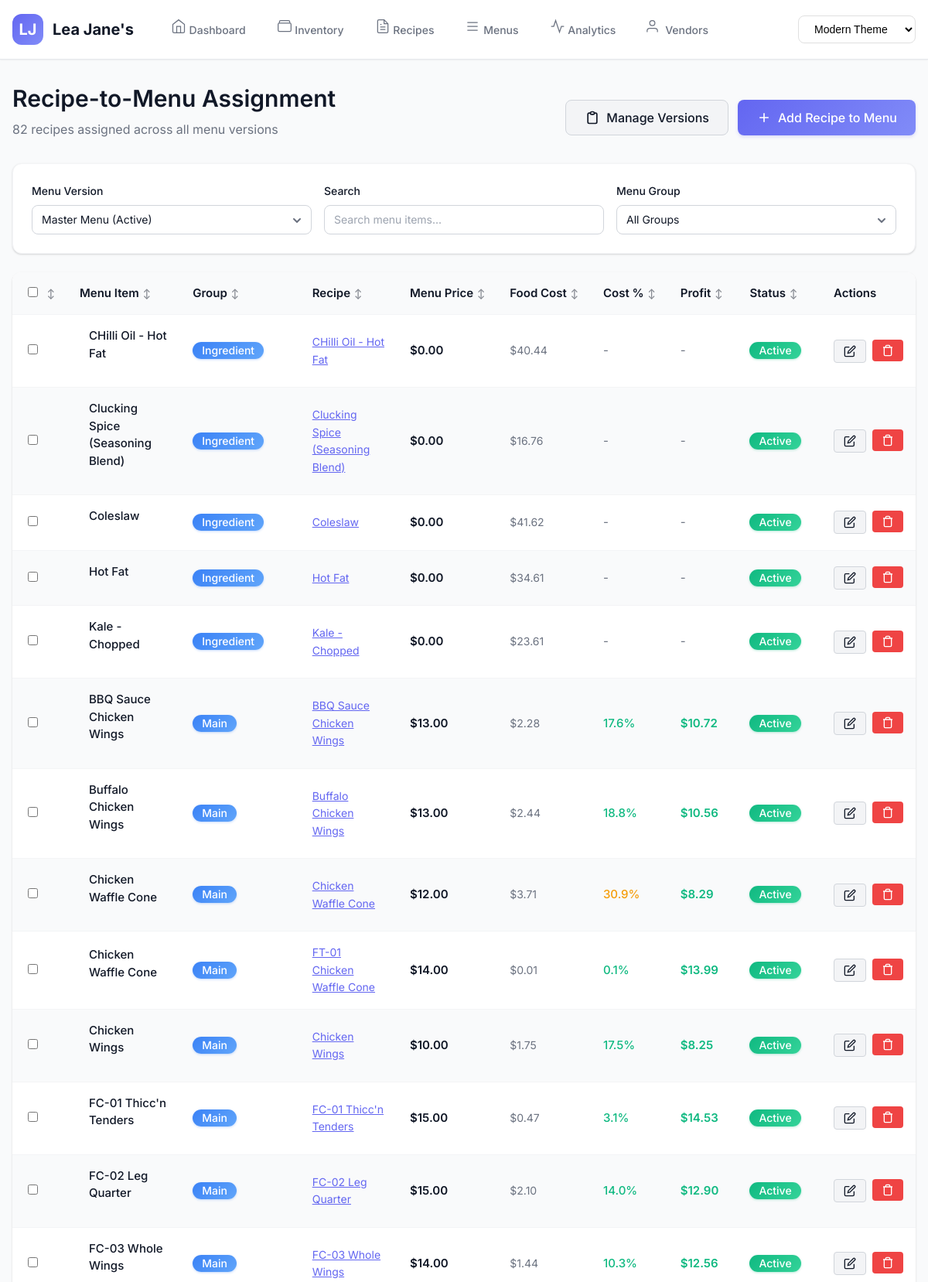
The app's page /menu_items_old_deprecated (upper part) with its own data.
### tables this page shows
CREATE TABLE "menu_items_actual" (
    menu_item_id INTEGER PRIMARY KEY AUTOINCREMENT,
    item_name TEXT NOT NULL,
    recipe_id INTEGER NOT NULL, -- REMOVED UNIQUE constraint
    
    -- Menu Organization
    menu_category TEXT NOT NULL,
    menu_subcategory TEXT,
    description TEXT,
    
    -- Customer-Facing Information
    allergen_warnings TEXT,
    dietary_tags TEXT,
    
    -- Pricing & Availability
    current_price REAL,
    is_available BOOLEAN DEFAULT TRUE,
    sort_order INTEGER DEFAULT 0,
    
    -- Audit
    created_at TIMESTAMP DEFAULT CURRENT_TIMESTAMP,
    updated_at TIMESTAMP DEFAULT CURRENT_TIMESTAMP,
    migrated_from_old_id INTEGER,
    version_id INTEGER DEFAULT 1,
    
    FOREIGN KEY (recipe_id) REFERENCES recipes_actual(recipe_id) ON DELETE RESTRICT
);

CREATE TABLE "recipes_actual" (
    recipe_id INTEGER PRIMARY KEY AUTOINCREMENT,
    recipe_name TEXT NOT NULL UNIQUE,
    
    -- Toast POS Classification (from XtraChef exports)
    recipe_type TEXT NOT NULL CHECK (recipe_type IN ('Recipe', 'PrepRecipe')),
    recipe_group TEXT NOT NULL, -- Main, Sides, Sauces, Ingredient
    status TEXT DEFAULT 'Draft' CHECK (status IN ('Draft', 'Complete', 'Active', 'Retired')),
    
    -- PDF Recipe Header Information
    serving_size REAL,
    serving_unit TEXT,
    prep_time_minutes INTEGER,
    cook_time_minutes INTEGER,
    station TEXT,
    
    -- Yield Information (for prep recipes only)
    batch_yield REAL, -- 10 lb, 50 portions, 4 gallons
    batch_yield_unit TEXT,
    portions_per_batch INTEGER,
    
    -- Cost Information (calculated, not input)
    food_cost REAL DEFAULT 0,
    labor_cost REAL DEFAULT 0,
    
    -- Menu Pricing (only for final recipes, NULL for prep recipes)
    menu_price REAL,
    target_food_cost_percent REAL DEFAULT 30,
    
    -- Additional Recipe Information
    instructions TEXT,
    notes TEXT,
    allergen_info TEXT,
    shelf_life_hours INTEGER,
    
    -- Audit Trail
    created_at TIMESTAMP DEFAULT CURRENT_TIMESTAMP,
    updated_at TIMESTAMP DEFAULT CURRENT_TIMESTAMP,
    last_cost_calculation TIMESTAMP,
    migrated_from_old_id INTEGER -- tracks original recipe ID
);

### app.py (the view)
@app.route('/menu_items_old_deprecated')
def menu_old():
    with get_db() as conn:
        menu_versions = conn.execute('''
            SELECT * FROM menu_versions ORDER BY id
        ''').fetchall()
        version_id = request.args.get('version_id', type=int)
        if not version_id:
            active_version = conn.execute('''
                SELECT id FROM menu_versions WHERE is_active = 1 LIMIT 1
            ''').fetchone()
            version_id = active_version['id'] if active_version else 1
        menu_items = conn.execute('''
            SELECT m.*, r.recipe_name, r.food_cost, r.recipe_group
            FROM menu_items m
            LEFT JOIN recipes r ON m.recipe_id = r.id
            WHERE m.version_id = ?
            ORDER BY m.menu_group, m.item_name
        ''', (version_id,)).fetchall()
    theme = get_theme()
    return render_template(f'menu_{theme}.html',
                         menu_items=menu_items,
                         menu_versions=menu_versions,
                         current_version_id=version_id)

### app.py (called while the page is built)
def get_db():
    conn = sqlite3.connect(DATABASE)
    conn.row_factory = sqlite3.Row
    return conn

def get_theme():
    theme = request.args.get('theme') or request.cookies.get('theme', 'modern')
    return theme if theme in ['modern', 'neo', 'fam'] else 'modern'

### templates/menu_modern.html (shortened to what this page needs)
{% extends "base_modern.html" %}
{% block content %}
<div class="animate-fade-in">
    <div class="flex flex-col gap-4 mb-6">
        <div class="flex items-center justify-between">
            <div>
                <h1 class="text-3xl font-semibold mb-2">Recipe-to-Menu Assignment</h1>
                <p class="text-secondary">{{ menu_items|length }} recipes assigned across all menu versions</p>
            </div>
            <div class="flex gap-3">
                <a href="/menu_items/versions" class="btn btn-secondary">
                    <svg width="20" height="20" viewBox="0 0 24 24" fill="none" stroke="currentColor" stroke-width="2">
                        <path d="M9 5H7a2 2 0 00-2 2v12a2 2 0 002 2h10a2 2 0 002-2V7a2 2 0 00-2-2h-2M9 5a2 2 0 002 2h2a2 2 0 002-2M9 5a2 2 0 012-2h2a2 2 0 012 2"/>
                    </svg>
                    Manage Versions
                </a>
                <a href="/menu_items/items/add" class="btn btn-primary">
                    <svg width="20" height="20" viewBox="0 0 24 24" fill="none" stroke="currentColor" stroke-width="2">
                        <path d="M12 5v14m-7-7h14"/>
                    </svg>
                    Add Recipe to Menu
                </a>
            </div>
        </div>
        <div class="card">
            <div class="card-body">
                <div class="grid grid-cols-1 grid-cols-3 gap-4">
                    <div class="form-group m-0">
                        <label class="form-label text-sm">Menu Version</label>
                        <select class="form-control" id="versionSelect" onchange="changeVersion()">
                            {% for version in menu_versions %}
                            <option value="{{ version.id }}" {% if version.id == current_version_id %}selected{% endif %}>
                                {{ version.version_name }}
                                {% if version.is_active %}(Active){% endif %}
                            </option>
                            {% endfor %}
                        </select>
                    </div>
                    <div class="form-group m-0">
                        <label class="form-label text-sm">Search</label>
                        <input type="text"
                               class="form-control"
                               id="searchInput"
                               placeholder="Search menu items..."
                               onkeyup="filterMenu()">
                    </div>
                    <div class="form-group m-0">
                        <label class="form-label text-sm">Menu Group</label>
                        <select class="form-control" id="groupFilter" onchange="filterMenu()">
                            <option value="">All Groups</option>
                            {% set groups = [] %}
                        </select>
                    </div>
                </div>
            </div>
        </div>
    </div>
    <div class="table-container">
        <table class="table table-striped" id="menuTable">
            <thead>
                <tr>
                    <th class="checkbox-column">
                        <input type="checkbox" id="selectAll" onchange="toggleSelectAll()">
                    </th>
                    <th>Menu Item</th>
                    <th>Group</th>
                    <th>Recipe</th>
                    <th>Menu Price</th>
                    <th>Food Cost</th>
                    <th>Cost %</th>
                    <th>Profit</th>
                    <th>Status</th>
                    <th>Actions</th>
                </tr>
            </thead>
            <tbody>
                {% for item in menu_items %}
                <tr data-name="{{ item.item_name|lower }}"
                    data-group="{{ item.menu_group|lower }}"
                    data-recipe="{{ item.recipe_name|lower }}"
                    data-item-id="{{ item.id }}">
                    <td class="checkbox-column">
                        <input type="checkbox" class="item-checkbox" value="{{ item.id }}" onchange="updateSelection()">
                    </td>
                    <td>
                        <div class="flex items-center gap-3">
                            <div>
                                <p class="font-medium">{{ item.item_name }}</p>
                            </div>
                        </div>
                    </td>
                    <td>
                        <span class="badge badge-info">{{ item.menu_group or '-' }}</span>
                    </td>
                    <td>
                        {% if item.recipe_name %}
                        <a href="/recipes/{{ item.recipe_id }}" class="text-primary text-sm">
                            {{ item.recipe_name }}
                        </a>
                        {% else %}
                        <span class="text-secondary text-sm">No recipe</span>
                        {% endif %}
                    </td>
                    <td>
                        <span class="font-semibold">${{ "%.2f"|format(item.menu_price or 0) }}</span>
                    </td>
                    <td>
                        <span class="text-sm text-secondary">${{ "%.2f"|format(item.food_cost or item.recipe_food_cost or 0) }}</span>
                    </td>
                    <td>
                        {% set cost = item.food_cost or item.recipe_food_cost or 0 %}
                        {% set price = item.menu_price or 0 %}
                        {% if price > 0 %}
                            {% set cost_percent = (cost / price * 100) %}
                            <span class="font-medium {% if cost_percent > 35 %}text-danger{% elif cost_percent > 30 %}text-warning{% else %}text-success{% endif %}">
                                {{ "%.1f"|format(cost_percent) }}%
                            </span>
                        {% else %}
                            <span class="text-secondary">-</span>
                        {% endif %}
                    </td>
                    <td>
                        {% if price > 0 %}
                            <span class="font-semibold text-success">${{ "%.2f"|format(price - cost) }}</span>
                        {% else %}
                            <span class="text-secondary">-</span>
                        {% endif %}
                    </td>
                    <td>
                        <span class="badge {% if item.status == 'Active' %}badge-success{% else %}badge-warning{% endif %}">
                            {{ item.status or 'Active' }}
                        </span>
                    </td>
                    <td>
                        <div class="flex gap-2">
                            <a href="/menu_items/items/edit/{{ item.id }}"
                               class="btn btn-sm btn-secondary"
                               title="Edit">
                                <svg width="16" height="16" viewBox="0 0 24 24" fill="none" stroke="currentColor" stroke-width="2">
                                    <path d="M11 4H4a2 2 0 00-2 2v14a2 2 0 002 2h14a2 2 0 002-2v-7"/>
                                    <path d="M18.5 2.5a2.121 2.121 0 013 3L12 15l-4 1 1-4 9.5-9.5z"/>
                                </svg>
                            </a>
                            <form method="POST" action="/menu_items/items/delete/{{ item.id }}"
                                  class="inline"
                                  onsubmit="return confirm('Remove {{ item.item_name }} from this menu?');">
                                <button type="submit"
                                        class="btn btn-sm btn-danger"
                                        title="Remove">
                                    <svg width="16" height="16" viewBox="0 0 24 24" fill="none" stroke="currentColor" stroke-width="2">
                                        <path d="M3 6h18m-2 0v14a2 2 0 01-2 2H7a2 2 0 01-2-2V6m3 0V4a2 2 0 012-2h4a2 2 0 012 2v2"/>
                                    </svg>
                                </button>
                            </form>
                        </div>
                    </td>
                </tr>
                {% endfor %}
            </tbody>
        </table>
    </div>
</div>
{% endblock %}

### static/css/design-system.css (style rules this page uses)
:root { --space-unit: 8px; --space-0: 0; --space-1: calc(var(--space-unit) * 0.5); --space-2: var(--space-unit); --space-3: calc(var(--space-unit) * 1.5); --space-4: calc(var(--space-unit) * 2); --space-5: calc(var(--space-unit) * 2.5); --space-6: calc(var(--space-unit) * 3); --space-7: calc(var(--space-unit) * 3.5); --space-8: calc(var(--space-unit) * 4); --space-9: calc(var(--space-unit) * 4.5); --space-10: calc(var(--space-unit) * 5); --space-12: calc(var(--space-unit) * 6); --space-16: calc(var(--space-unit) * 8); --space-20: calc(var(--space-unit) * 10); --space-24: calc(var(--space-unit) * 12); --space-xs: var(--space-1); --space-sm: var(--space-2); --space-md: var(--space-4); --space-lg: var(--space-6); --space-xl: var(--space-8); --space-2xl: var(--space-12); --space-3xl: var(--space-16); --card-padding: var(--space-6); --section-spacing: var(--space-10); --container-padding: var(--space-4); --form-spacing: var(--space-6); --button-padding-x: var(--space-5); --button-padding-y: var(--space-3); --input-padding-x: var(--space-4); --input-padding-y: var(--space-3); }
:root { --text-xs: 0.75rem; --text-sm: 0.875rem; --text-base: 1rem; --text-lg: 1.125rem; --text-xl: 1.25rem; --text-2xl: 1.5rem; --text-3xl: 1.875rem; --text-4xl: 2.25rem; --text-5xl: 3rem; --leading-none: 1; --leading-tight: 1.25; --leading-snug: 1.375; --leading-normal: 1.5; --leading-relaxed: 1.625; --leading-loose: 2; --tracking-tighter: -0.05em; --tracking-tight: -0.025em; --tracking-normal: 0; --tracking-wide: 0.025em; --tracking-wider: 0.05em; --tracking-widest: 0.1em; --font-thin: 100; --font-light: 300; --font-normal: 400; --font-medium: 500; --font-semibold: 600; --font-bold: 700; --font-extrabold: 800; --font-black: 900; }
:root { --radius-none: 0; --radius-sm: 0.125rem; --radius-base: 0.25rem; --radius-md: 0.375rem; --radius-lg: 0.5rem; --radius-xl: 0.75rem; --radius-2xl: 1rem; --radius-3xl: 1.5rem; --radius-full: 9999px; --button-radius: var(--radius-lg); --card-radius: var(--radius-xl); --input-radius: var(--radius-lg); --badge-radius: var(--radius-full); --modal-radius: var(--radius-2xl); }
:root { --shadow-xs: 0 1px 2px 0 rgb(0 0 0 / 0.05); --shadow-sm: 0 1px 3px 0 rgb(0 0 0 / 0.1), 0 1px 2px -1px rgb(0 0 0 / 0.1); --shadow-base: 0 4px 6px -1px rgb(0 0 0 / 0.1), 0 2px 4px -2px rgb(0 0 0 / 0.1); --shadow-md: 0 10px 15px -3px rgb(0 0 0 / 0.1), 0 4px 6px -4px rgb(0 0 0 / 0.1); --shadow-lg: 0 20px 25px -5px rgb(0 0 0 / 0.1), 0 8px 10px -6px rgb(0 0 0 / 0.1); --shadow-xl: 0 25px 50px -12px rgb(0 0 0 / 0.25); --shadow-2xl: 0 30px 60px -15px rgb(0 0 0 / 0.3); --shadow-inner: inset 0 2px 4px 0 rgb(0 0 0 / 0.05); --shadow-none: 0 0 #0000; --card-shadow: var(--shadow-base); --button-shadow: var(--shadow-sm); --dropdown-shadow: var(--shadow-lg); --modal-shadow: var(--shadow-xl); }
:root { --duration-75: 75ms; --duration-100: 100ms; --duration-150: 150ms; --duration-200: 200ms; --duration-300: 300ms; --duration-500: 500ms; --duration-700: 700ms; --duration-1000: 1000ms; --ease-linear: linear; --ease-in: cubic-bezier(0.4, 0, 1, 1); --ease-out: cubic-bezier(0, 0, 0.2, 1); --ease-in-out: cubic-bezier(0.4, 0, 0.2, 1); --transition-base: all var(--duration-200) var(--ease-in-out); --transition-fast: all var(--duration-150) var(--ease-in-out); --transition-slow: all var(--duration-300) var(--ease-in-out); }
:root { --z-0: 0; --z-10: 10; --z-20: 20; --z-30: 30; --z-40: 40; --z-50: 50; --z-auto: auto; --z-dropdown: 1000; --z-sticky: 1020; --z-fixed: 1030; --z-modal-backdrop: 1040; --z-modal: 1050; --z-popover: 1060; --z-tooltip: 1070; }
:root { --screen-xs: 375px; --screen-sm: 640px; --screen-md: 768px; --screen-lg: 1024px; --screen-xl: 1280px; --screen-2xl: 1536px; --screen-3xl: 1920px; --screen-4xl: 2560px; --screen-5xl: 3840px; }
.m-0 { margin: var(--space-0) !important; }
.mb-2 { margin-bottom: var(--space-2) !important; }
.mb-6 { margin-bottom: var(--space-6) !important; }
.gap-2 { gap: var(--space-2) !important; }
.gap-3 { gap: var(--space-3) !important; }
.gap-4 { gap: var(--space-4) !important; }
.text-sm { font-size: var(--text-sm) !important; }
.text-3xl { font-size: var(--text-3xl) !important; }
.font-medium { font-weight: var(--font-medium) !important; }
.font-semibold { font-weight: var(--font-semibold) !important; }
.inline { display: inline !important; }
.flex { display: flex !important; }
.grid { display: grid !important; }

### records on screen
menu_items_actual: item_name "CHilli Oil - Hot Fat", menu_category "Ingredient", recipe_name "CHilli Oil - Hot Fat", menu_price "0.00", status "Active"
recipes_actual: food_cost "40.44"
menu_items_actual: item_name "Clucking Spice (Seasoning Blend)", menu_category "Ingredient", recipe_name "Clucking Spice (Seasoning Blend)", menu_price "0.00", status "Active"
recipes_actual: food_cost "16.76"
menu_items_actual: item_name "Coleslaw", menu_category "Ingredient", recipe_name "Coleslaw", menu_price "0.00", status "Active"
recipes_actual: food_cost "41.62"
menu_items_actual: item_name "Hot Fat", menu_category "Ingredient", recipe_name "Hot Fat", menu_price "0.00", status "Active"
recipes_actual: food_cost "34.61"
menu_items_actual: item_name "Kale - Chopped", menu_category "Ingredient", recipe_name "Kale - Chopped", menu_price "0.00", status "Active"
recipes_actual: food_cost "23.61"
menu_items_actual: item_name "BBQ Sauce Chicken Wings", menu_category "Main", recipe_name "BBQ Sauce Chicken Wings", current_price "13.00", cost_percent "17.6", status "Active"
recipes_actual: food_cost "2.28", price-cost "10.72"
menu_items_actual: item_name "Buffalo Chicken Wings", menu_category "Main", recipe_name "Buffalo Chicken Wings", current_price "13.00", cost_percent "18.8", status "Active"
recipes_actual: food_cost "2.44", price-cost "10.56"
menu_items_actual: item_name "Chicken Waffle Cone", menu_category "Main", recipe_name "Chicken Waffle Cone", current_price "12.00", cost_percent "30.9", status "Active"
recipes_actual: food_cost "3.71", price-cost "8.29"
menu_items_actual: item_name "Chicken Waffle Cone", menu_category "Main", recipe_name "FT-01 Chicken Waffle Cone", current_price "14.00", cost_percent "0.1", status "Active"
recipes_actual: food_cost "0.01", price-cost "13.99"
menu_items_actual: item_name "Chicken Wings", menu_category "Main", recipe_name "Chicken Wings", current_price "10.00", cost_percent "17.5", status "Active"
recipes_actual: food_cost "1.75", price-cost "8.25"
menu_items_actual: item_name "FC-01 Thicc'n Tenders", menu_category "Main", recipe_name "FC-01 Thicc'n Tenders", current_price "15.00", cost_percent "3.1", status "Active"
recipes_actual: food_cost "0.47", price-cost "14.53"
menu_items_actual: item_name "FC-02 Leg Quarter", menu_category "Main", recipe_name "FC-02 Leg Quarter", current_price "15.00", cost_percent "14.0", status "Active"
recipes_actual: food_cost "2.10", price-cost "12.90"
menu_items_actual: item_name "FC-03 Whole Wings", menu_category "Main", recipe_name "FC-03 Whole Wings", current_price "14.00", cost_percent "10.3", status "Active"
recipes_actual: food_cost "1.44", price-cost "12.56"

### other values on screen
{{ menu_items|length }} "82"
form field value "Master Menu (Active)"
